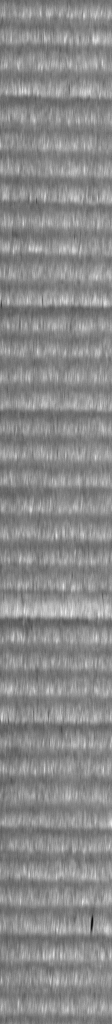
#> input picture 数据/4.bmp, 224 x 2048 px (shown at 1/2 size)
$ python -i geometry_alignment.py   (imports and definitions only)   (older library calls are emulated)
#> lines starting #> are read from the running program, lines starting #| are printed output that depends on the picture; after the words box and inside, x2 and y2 are one past the last pixel; in counts of white or black regions, pixels touching at a corner belong together
#> further down, picture is the input picture: shape (2048, 224); min 0, max 255, mean 136.9
"""Crop selection and local tangent alignment shared by regions geometry."""
from __future__ import annotations
import cv2
import numpy as np
from scipy.ndimage import gaussian_filter


# [68 lines left out: function center_window, not called in this run]


def align_columns(gray):
    """Integrate a smooth local tangent from the center column, preserving order."""
    raw=gray.astype(np.float32)
    gx=cv2.Sobel(raw,cv2.CV_32F,1,0,ksize=3)
    gy=cv2.Sobel(raw,cv2.CV_32F,0,1,ksize=3)
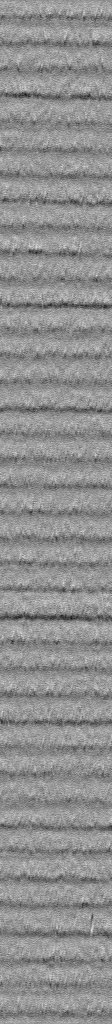
#> gy: shape (2048, 224) float32 (shown at 1/2 size); min -137, max 106, mean 0.1; drawn with min black and max white
    xx=gaussian_filter(gx*gx,(6,9)); yy=gaussian_filter(gy*gy,(6,9))
#> after `yy = gaussian_filter(gy * gy, (6, 9))`:
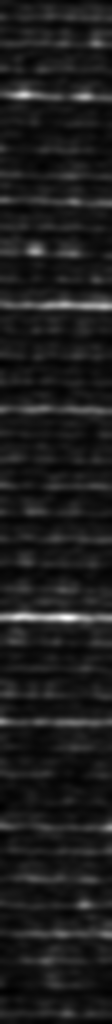
#> yy: shape (2048, 224) float32 (shown at 1/2 size); min 225.5, max 3537.5, mean 607.2; drawn with min black and max white
    xy=gaussian_filter(gx*gy,(6,9))
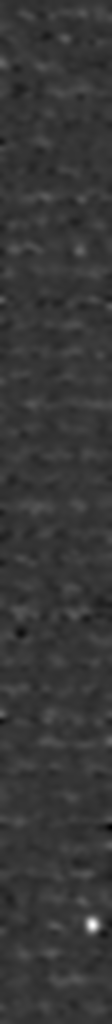
#> xy: shape (2048, 224) float32 (shown at 1/2 size); min -629.3, max 2402.3, mean 33.6; drawn with min black and max white
    coherence=np.sqrt((xx-yy)**2+4*xy*xy)/np.maximum(xx+yy,1e-6)
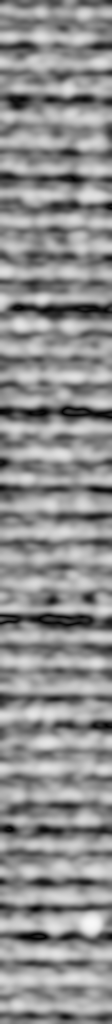
#> coherence: shape (2048, 224) float32 (shown at 1/2 size); min 0.000698, max 0.976, mean 0.562
    slopes=np.clip(-xy/np.maximum(yy,1e-6),-.6,.6)
    slopes[coherence<.3]=0
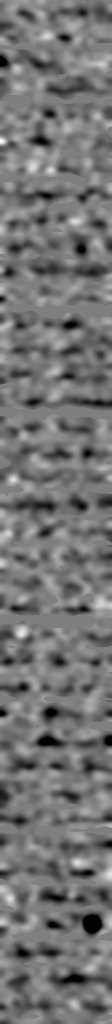
#> slopes: shape (2048, 224) float32 (shown at 1/2 size); min -0.6, max 0.6, mean -0.0547; drawn with min black and max white
    h,w=gray.shape; rows=np.arange(h,dtype=np.float32)
#> after `h, w = gray.shape`: h = 2048; w = 224
#> after `rows = np.arange(h, dtype=np.float32)`: rows = 2048 values from 0 to 2047
    mapping=np.empty((h,w),np.float32); center=w//2; mapping[:,center]=rows
#> after `center = w // 2`: center = 112
    for direction,indices in ((1,range(center+1,w)),(-1,range(center-1,-1,-1))):
        current=rows.copy()
        for x in indices:
            field=slopes[:,x-direction]
            candidate=current+direction*np.interp(current,rows,field).astype(np.float32)
            # Never allow neighboring layer coordinates to fold or cross.
            if np.min(np.diff(candidate))<.1:
                candidate=current
            current=candidate; mapping[:,x]=current
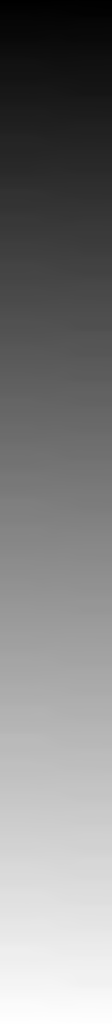
#> mapping: shape (2048, 224) float32 (shown at 1/2 size); min -5.21, max 2050.6, mean 1023.3; drawn with min black and max white
    xs=np.broadcast_to(np.arange(w,dtype=np.float32),(h,w)).copy()
    valid=(mapping>=0)&(mapping<=h-1)
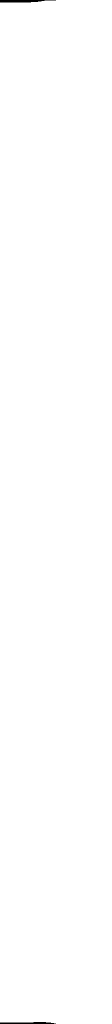
#> valid: shape (2048, 224) bool (shown at 1/2 size); 99.8% white; 2 black regions, box (x1, y1, x2, y2) and area: (0, 0, 112, 5) 422, (0, 2044, 112, 2048) 347
    return mapping,xs,valid

>>> import cv2
>>> picture = cv2.imread('../../数据/4.bmp', cv2.IMREAD_GRAYSCALE)
>>> result = align_columns(picture)

$ run again, on 数据/3.png
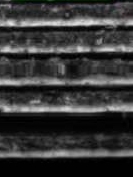
#> input picture 数据/3.png, 133 x 177 px
#> in align_columns, `slopes[coherence<.3]=0`:
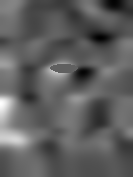
#> slopes: shape (177, 133) float32; min -0.0945, max 0.154, mean -0.00164; drawn with min black and max white
#> in align_columns, `valid=(mapping>=0)&(mapping<=h-1)`:
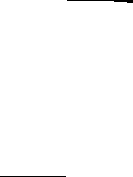
#> valid: shape (177, 133) bool; 99.3% white; black in thin lines or dots
